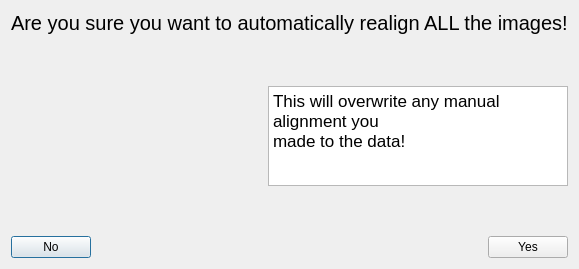
<?xml version="1.0" encoding="UTF-8"?>
<ui version="4.0">
 <class>Dialog</class>
 <widget class="QDialog" name="Dialog">
  <property name="geometry">
   <rect>
    <x>0</x>
    <y>0</y>
    <width>442</width>
    <height>269</height>
   </rect>
  </property>
  <property name="windowTitle">
   <string>Auto. Registration</string>
  </property>
  <layout class="QVBoxLayout" name="verticalLayout">
   <item>
    <widget class="QLabel" name="label">
     <property name="font">
      <font>
       <pointsize>15</pointsize>
      </font>
     </property>
     <property name="text">
      <string>Are you sure you want to automatically realign ALL the images!</string>
     </property>
     <property name="textFormat">
      <enum>Qt::AutoText</enum>
     </property>
    </widget>
   </item>
   <item>
    <spacer name="verticalSpacer_2">
     <property name="orientation">
      <enum>Qt::Vertical</enum>
     </property>
     <property name="sizeHint" stdset="0">
      <size>
       <width>20</width>
       <height>40</height>
      </size>
     </property>
    </spacer>
   </item>
   <item>
    <layout class="QHBoxLayout" name="horizontalLayout_2">
     <item>
      <widget class="QLabel" name="warning_label">
       <property name="text">
        <string/>
       </property>
      </widget>
     </item>
     <item>
      <widget class="QTextEdit" name="textEdit">
       <property name="enabled">
        <bool>true</bool>
       </property>
       <property name="minimumSize">
        <size>
         <width>100</width>
         <height>0</height>
        </size>
       </property>
       <property name="maximumSize">
        <size>
         <width>300</width>
         <height>100</height>
        </size>
       </property>
       <property name="readOnly">
        <bool>true</bool>
       </property>
       <property name="html">
        <string>&lt;!DOCTYPE HTML PUBLIC &quot;-//W3C//DTD HTML 4.0//EN&quot; &quot;http://www.w3.org/TR/REC-html40/strict.dtd&quot;&gt;
&lt;html&gt;&lt;head&gt;&lt;meta name=&quot;qrichtext&quot; content=&quot;1&quot; /&gt;&lt;style type=&quot;text/css&quot;&gt;
p, li { white-space: pre-wrap; }
&lt;/style&gt;&lt;/head&gt;&lt;body style=&quot; font-family:'.SF NS Text'; font-size:13pt; font-weight:400; font-style:normal;&quot;&gt;
&lt;p style=&quot; margin-top:0px; margin-bottom:0px; margin-left:0px; margin-right:0px; -qt-block-indent:0; text-indent:0px;&quot;&gt;This will overwrite any manual alignment you &lt;/p&gt;
&lt;p style=&quot; margin-top:0px; margin-bottom:0px; margin-left:0px; margin-right:0px; -qt-block-indent:0; text-indent:0px;&quot;&gt;made to the data!&lt;/p&gt;&lt;/body&gt;&lt;/html&gt;</string>
       </property>
      </widget>
     </item>
    </layout>
   </item>
   <item>
    <spacer name="verticalSpacer">
     <property name="orientation">
      <enum>Qt::Vertical</enum>
     </property>
     <property name="sizeHint" stdset="0">
      <size>
       <width>20</width>
       <height>40</height>
      </size>
     </property>
    </spacer>
   </item>
   <item>
    <layout class="QHBoxLayout" name="horizontalLayout">
     <item>
      <widget class="QPushButton" name="pushButton_2">
       <property name="text">
        <string>No</string>
       </property>
      </widget>
     </item>
     <item>
      <spacer name="horizontalSpacer">
       <property name="orientation">
        <enum>Qt::Horizontal</enum>
       </property>
       <property name="sizeHint" stdset="0">
        <size>
         <width>40</width>
         <height>20</height>
        </size>
       </property>
      </spacer>
     </item>
     <item>
      <widget class="QPushButton" name="pushButton">
       <property name="text">
        <string>Yes</string>
       </property>
      </widget>
     </item>
    </layout>
   </item>
  </layout>
 </widget>
 <resources/>
 <connections/>
</ui>
